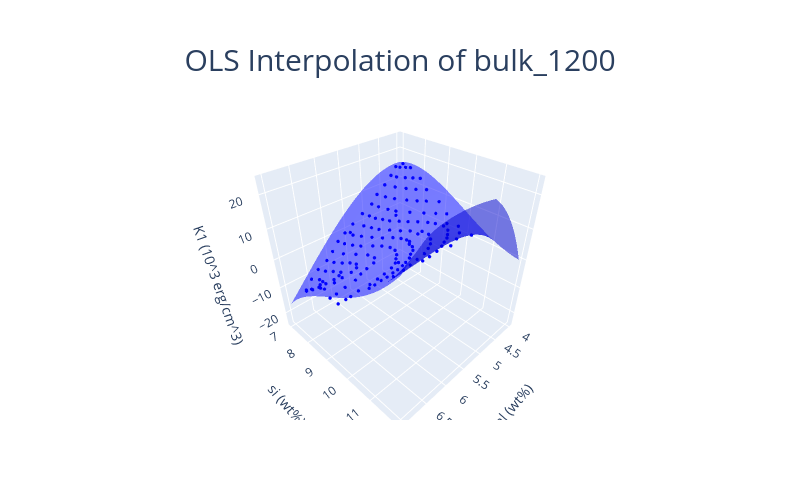

The cell this chart's notebook holds for it:
### Markdown cell above
### 1200

### Code cell
plot_ols_interpolation(bulk_1200, "3d_x2y")
